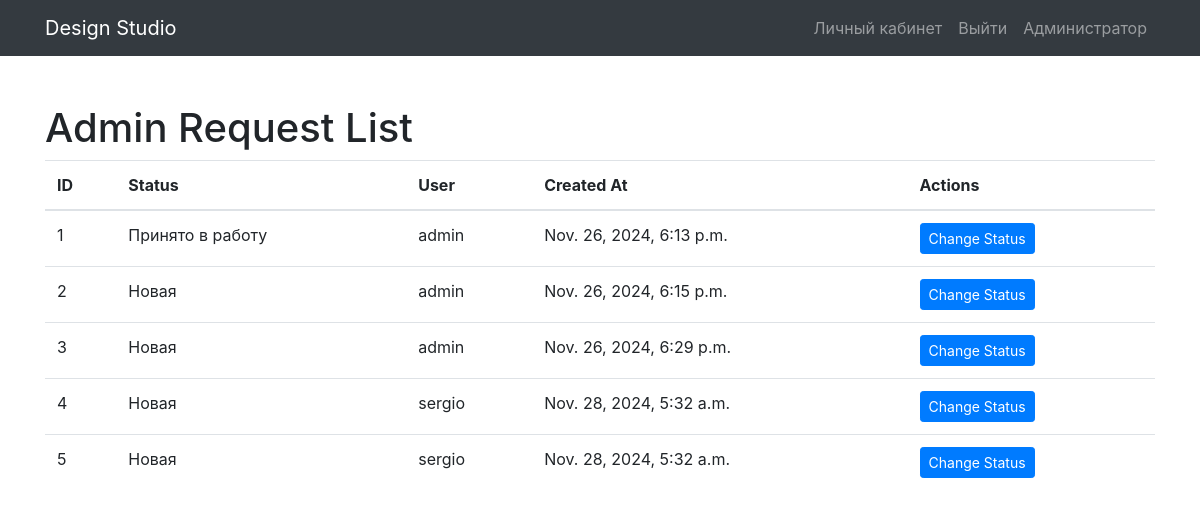
The page /requests/admin/requests/ (signed in) on the database its author committed.
### apps/design/models.py (models this page shows)
class Request(models.Model):
    title = models.CharField(max_length=200)
    description = models.TextField()
    category = models.ForeignKey(Category, on_delete=models.CASCADE)
    photo = models.ImageField(upload_to='request_photos', null=True, blank=True)
    created_at = models.DateTimeField(auto_now_add=True)
    status = models.CharField(max_length=50, default='Новая')
    user = models.ForeignKey(User, on_delete=models.CASCADE)

### apps/design/views.py (the view)
# urls.py: path('admin/requests/', views.admin_request_list, name='admin_request_list'),
@login_required
@user_passes_test(lambda u: u.is_superuser)
def admin_request_list(request):
    requests = Request.objects.all()
    return render(request, 'admin_request_list.html', {'requests': requests})

### apps/design/templates/admin_request_list.html
{% extends 'base.html' %}
{% block content %}
    <h1>Admin Request List</h1>
    <table class="table">
        <thead>
            <tr>
                <th>ID</th>
                <th>Status</th>
                <th>User</th>
                <th>Created At</th>
                <th>Actions</th>
            </tr>
        </thead>
        <tbody>
            {% for request in requests %}
            <tr>
                <td>{{ request.id }}</td>
                <td>{{ request.status }}</td>
                <td>{{ request.user.username }}</td>
                <td>{{ request.created_at }}</td>
                <td>
                    <a href="{% url 'request_detail' request_id=request.id %}" class="btn btn-primary btn-sm">Change Status</a>
                </td>
            </tr>
            {% empty %}
            <tr>
                <td colspan="5">No requests found.</td>
            </tr>
            {% endfor %}
        </tbody>
    </table>
{% endblock %}

### templates/base.html (shortened to what this page needs)
{% load static %}
<!DOCTYPE html>
<html lang="en">
<head>
    <link rel="stylesheet" href="https://stackpath.bootstrapcdn.com/bootstrap/4.5.2/css/bootstrap.min.css">
</head>
<body>
<nav class="navbar navbar-expand-lg navbar-dark bg-dark">
    <div class="container">
        <a class="navbar-brand" href="{% url 'index_page' %}">Design Studio</a>
        <div class="collapse navbar-collapse" id="navbarNav">
            <ul class="navbar-nav ml-auto">
                {% if user.is_authenticated %}
                <li class="nav-item">
                    <a class="nav-link" href="{% url 'dashboard' %}">Личный кабинет</a>
                </li>
                <li class="nav-item">
                    <a class="nav-link" href="{% url 'logout' %}">Выйти</a>
                </li>
                {% endif %}
                {% if user.is_superuser %}
                <li class="nav-item">
                    <a class="nav-link" href="{% url 'admin_dashboard' %}">Администратор</a>
                </li>
                {% endif %}
            </ul>
        </div>
    </div>
</nav>
<div class="container my-5">
    {% block content %}
    {% endblock %}
</div>
</body>
</html>

### rows shown on the page
Request: id "1", status "Принято в работу", user.username "admin", created_at "Nov. 26, 2024, 6:13 p.m."
Request: id "2", status "Новая", user.username "admin", created_at "Nov. 26, 2024, 6:15 p.m."
Request: id "3", status "Новая", user.username "admin", created_at "Nov. 26, 2024, 6:29 p.m."
Request: id "4", status "Новая", user.username "sergio", created_at "Nov. 28, 2024, 5:32 a.m."
Request: id "5", status "Новая", user.username "sergio", created_at "Nov. 28, 2024, 5:32 a.m."
